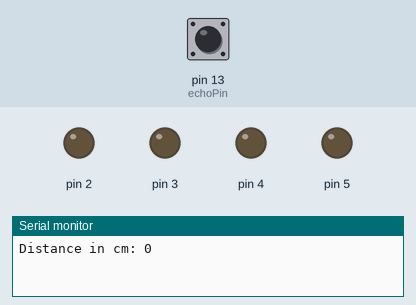
This sketch was run on a simulated Arduino Uno, built with avr-gcc and run on an emulated ATmega328P. Shown: output pins drawn as LEDs (lit = HIGH), the last lines printed to the serial monitor. Inputs (shaded band) come from the test bench; at power-on: pin 13 (echoPin) LOW. Pins used as bus, display or sensor lines are not drawn.

Above: at 1.2 s.
1.3 s: pin 13 (echoPin) pulsed HIGH 2 times (0.12 s each, 0.3 s apart)
At 2.6 s:
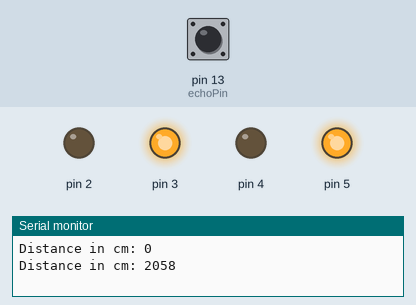
At 3.5 s:
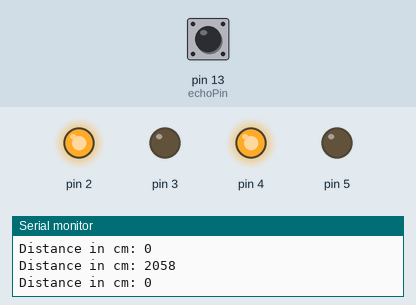
Timing chart, 0 to 5.0 s (numbered marks = the images above; inputs shaded):
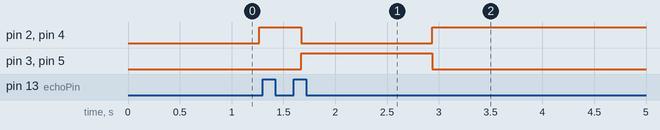

The sketch:

Car_Code_Sensor.ino
```cpp
// Author: Harmanpreet Singh Sagar
// Project: Robotic Car with Ultrasonic Sensor

int trigPin = 12;
int echoPin = 13;
long returnTime, cm, inches;

void setup()
{
  pinMode(2, OUTPUT);
  pinMode(3, OUTPUT);
  pinMode(4, OUTPUT);
  pinMode(5, OUTPUT);
  //set trigPin #12 as output for Prox Sensor
  pinMode (trigPin, OUTPUT);
  //set echoPin #13 as input for Prox Sensor
  pinMode (echoPin, INPUT);
  Serial.begin(9600);
}

void loop()
{

  //Turn of trigPin for 5ms to ensure clean pulse
  digitalWrite(trigPin, LOW);
  //delay for 5 milli sec
  delay (5);
  //Pulse trigPin for exactly 10ms to send out a sound pulse
  digitalWrite(trigPin, HIGH);
  //delay for 5 milli sec
  delay (10);
  //sets the trig pin to low
  digitalWrite(trigPin, LOW);
  //Read the time it takes for the signal to return and store to variable 'returntime'
  returnTime = pulseIn(echoPin, HIGH);
  //Convert the measured return time to cm and inches (Math from class)
  cm = (returnTime * 0.01715);
  // Output the result in cm using the Serial Monitor
  Serial.print ("Distance in cm: ");
  //prints the distance
  Serial.println (cm);
  //delays for 250 millis so you can read it
  delay (250);

  /*
  //moving forwards code
  //I recommented on what they actually did
  // top motor forward pin
  digitalWrite(2, HIGH);
  //does nothing
  digitalWrite(3, LOW);

  // moves both forward?
  digitalWrite(4, HIGH);
  //moves top forward and bottom backwards
  digitalWrite(5, LOW);
  */
  if (cm < 15)
  {
  //moving forwards code
  //I recommented on what they actually did
  // top motor forward pin
  digitalWrite(2, HIGH);
  //does nothing
  digitalWrite(3, LOW);

  // moves both forward?
  digitalWrite(4, HIGH);
  //moves top forward and bottom backwards
  digitalWrite(5, LOW);
  }
 else
 {
     digitalWrite(3, HIGH);
     //does nothing
     digitalWrite(2, LOW);

     //does nothing
     digitalWrite(4, LOW);
     digitalWrite(5, HIGH);

 }

  /*
  digitalWrite(2, LOW);
  //does nothing
  digitalWrite(3, HIGH);

  // moves both forward?
  digitalWrite(4, LOW);
  //moves top forward and bottom backwards
  digitalWrite(5, HIGH);

  delay(2000);

  digitalWrite(2, LOW);
  //does nothing
  digitalWrite(3, LOW);

  // moves both forward?
  digitalWrite(4, LOW);
  //moves top forward and bottom backwards
  digitalWrite(5, LOW);
  // wait 3 seconds

  delay(2000);
*/

}
```

Measured:
- after the input at 1.3 s, pin 2, pin 4: HIGH → LOW after 0.37 s, → HIGH 1.3 s later; pin 3, pin 5: LOW → HIGH after 0.37 s, → LOW 1.3 s later
